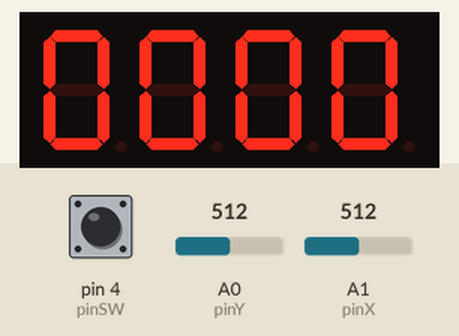
Bench run of a sketch on a simulated Arduino Uno, built with avr-gcc and run on an emulated ATmega328P. On the bench: 4-digit seven-segment display. Wiring (inferred from the names in the program): 4-digit 7-segment display, segments lit when HIGH: segments pin 12, pin 8, pin 5, pin 3, pin 2, pin 11, pin 6, A5; digit selects pin 13, pin 10, pin 9, pin 7. Inputs (shaded band) come from the test bench; at power-on: pin 4 (pinSW) HIGH, A0 (pinY) = 512, A1 (pinX) = 512. The segment pins are drawn as the display they are named for.

Above: at 1.2 s.
1.3 s: pin 4 (pinSW) pulled LOW for 0.15 s
2.9 s: A0 (pinY) set to 710
At 4.1 s:
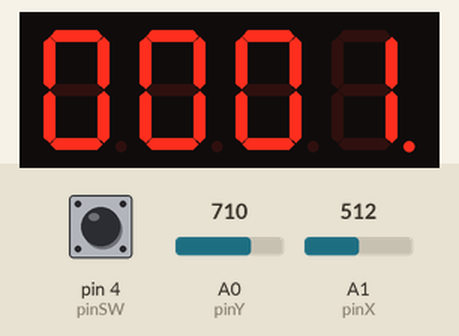
4.4 s: pin 4 (pinSW) pulled LOW for 1 s
Timing chart, 0 to 7.4 s (numbered marks = the images above; inputs shaded):
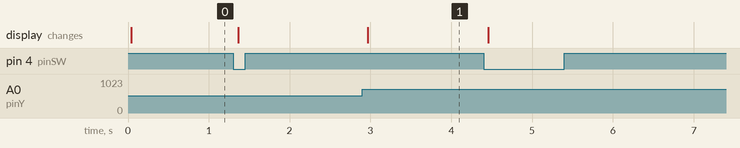

The sketch:

joystickControlled4digit7segment.ino
```cpp
const int pinA = 12;
const int pinB = 8;
const int pinC = 5;
const int pinD = 3;
const int pinE = 2;
const int pinF = 11;
const int pinG = 6;
const int pinDP = A5;
const int pinD1 = 7;
const int pinD2 = 9;
const int pinD3 = 10;
const int pinD4 = 13;
const int pinX = A1;
const int pinY = A0;
const int pinSW = 4;
const int segSize = 8, noOfDisplays = 4, noOfDigits = 10;
const int minThreshold = 300, maxThreshold = 700;

unsigned long blinkTime, exited = 0;
int lastSwitchValue, blinkDelay = 400, blinks = 0;
int switchValue, xValue, yValue;
int currentNumber = 0, currentSelectedDigit;

byte xAxisTilted, yAxisTilted, digitNotSelected = true;

int number[noOfDisplays] = {0, 0, 0, 0};

int segments[segSize] = {
  pinA, pinB, pinC, pinD, pinE, pinF, pinG, pinDP
};

int digits[noOfDisplays] = {
  pinD1, pinD2, pinD3, pinD4
 };

byte digitMatrix[noOfDigits][segSize - 1] = {
// a  b  c  d  e  f  g
  {1, 1, 1, 1, 1, 1, 0}, // 0
  {0, 1, 1, 0, 0, 0, 0}, // 1
  {1, 1, 0, 1, 1, 0, 1}, // 2
  {1, 1, 1, 1, 0, 0, 1}, // 3
  {0, 1, 1, 0, 0, 1, 1}, // 4
  {1, 0, 1, 1, 0, 1, 1}, // 5
  {1, 0, 1, 1, 1, 1, 1}, // 6
  {1, 1, 1, 0, 0, 0, 0}, // 7
  {1, 1, 1, 1, 1, 1, 1}, // 8
  {1, 1, 1, 1, 0, 1, 1}  // 9
};

void displayDigit(byte digit) {
  digitalWrite(segments[segSize - 1], LOW);

  for (int i = 0; i < segSize - 1; i++) {
   digitalWrite(segments[i], digitMatrix[digit][i]);
  }
}

void displayWithBlink(byte digit) {

  if(millis() - blinkTime >= blinkDelay && digitNotSelected == true) {
     blinkTime = millis();
     blinks = blinks + 1;
     digitalWrite(segments[segSize - 1], blinks % 2);
  }
  else if(digitNotSelected == false) digitalWrite(segments[segSize - 1], HIGH);

  for (int i = 0; i < segSize - 1; i++) {
   digitalWrite(segments[i], digitMatrix[digit][i]);
  }
}

void showDigit(int num) {
  for (int i = 0; i < noOfDisplays; i++) {
    digitalWrite(digits[i], HIGH);
  }

  digitalWrite(digits[num], LOW);
}

void setup() {
  blinkTime = millis();
  pinMode(pinDP, OUTPUT);
  pinMode(pinSW, INPUT_PULLUP);
  for (int i = 0; i < segSize - 1; i++) {
    pinMode(segments[i], OUTPUT);
  }
  for (int i = 0; i < noOfDisplays; i++) {
    pinMode(digits[i], OUTPUT);
  }
  Serial.begin(9600);
}

void loop() {
  int digit, lastDigit;
  switchValue = !digitalRead(pinSW);
  xValue = analogRead(pinX);
  yValue = analogRead(pinY);

  joystickControl(xValue, yValue, switchValue, lastSwitchValue);
  displayNumber();

  lastSwitchValue = switchValue;
}

void displayNumber() {
  for(int i = 0; i < 4; i++) {
    showDigit(i);
    if(i != currentSelectedDigit)
      displayDigit(number[i]);
    else
      displayWithBlink(number[i]);
    delay(5);
  }
}

void joystickControl(int xValue, int yValue, int switchValue, int lastSwitchValue) {
  if(switchValue != lastSwitchValue && switchValue == 1)
    digitNotSelected = !digitNotSelected;

  if(digitNotSelected == true) {
    if(xValue < minThreshold && xAxisTilted == false) {
      if(currentSelectedDigit == 3) currentSelectedDigit = 0;
      else currentSelectedDigit++;
      xAxisTilted = true;
    }
    else if(xValue > maxThreshold && xAxisTilted == false) {
      if(currentSelectedDigit == 0) currentSelectedDigit = 3;
      else currentSelectedDigit--;
      xAxisTilted = true;
    }
    else if(xValue < maxThreshold && xValue > minThreshold)
      xAxisTilted = false;
  }
  else {
    currentNumber = number[currentSelectedDigit];

    if(yValue > maxThreshold && yAxisTilted == false) {
      if(currentNumber == 9) currentNumber = 0;
      else currentNumber++;
      yAxisTilted = true;
    }
    else if(yValue < minThreshold && yAxisTilted == false) {
      if(currentNumber == 0) currentNumber = 9;
      else currentNumber--;
      yAxisTilted = true;
    }
    else if(yValue < maxThreshold && yValue > minThreshold)
      yAxisTilted = false;

    number[currentSelectedDigit] = currentNumber;
  }
}
```

Measured:
- after the input at 2.9 s, the display: changes after 0.06 s (image 1)
